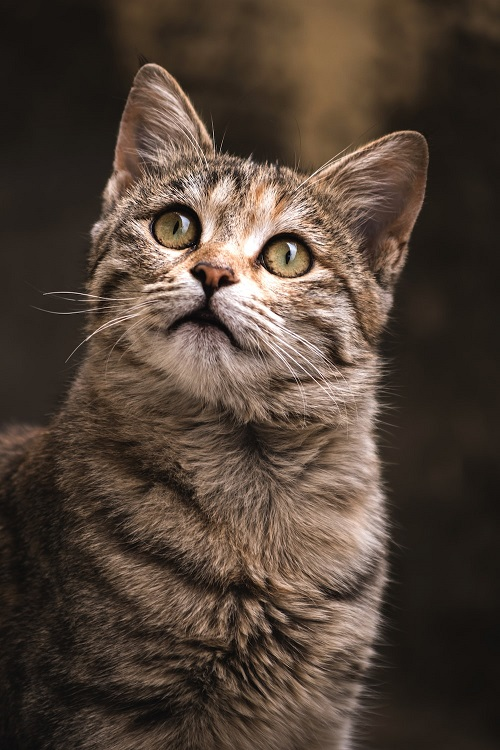
#> input picture assignment01/assets/cat1.jpg, 500 x 750 px
$ python affine.py
#> lines starting #> are read from the running program, lines starting #| are printed output that depends on the picture
import cv2
import numpy as np

img = cv2.imread('assets/cat1.jpg')
#> img is the input picture: shape (750, 500, 3); mean B, G, R 55, 66, 81
rows, cols, ch = img.shape
#> rows = 750; cols = 500; ch = 3

# cv2.circle(img, (83, 90), 5, (0, 0, 255), -1)
# cv2.circle(img, (447, 90), 5, (0, 0, 255), -1)
# cv2.circle(img, (83, 472), 5, (0, 0, 255), -1)

pts1 = np.float32([[83, 90], [447, 90], [83, 472]])
pts2 = np.float32([[0, 0], [447, 90], [150, 472]])

matrix = cv2.getAffineTransform(pts1, pts2)
result = cv2.warpAffine(img, matrix, (cols, rows))
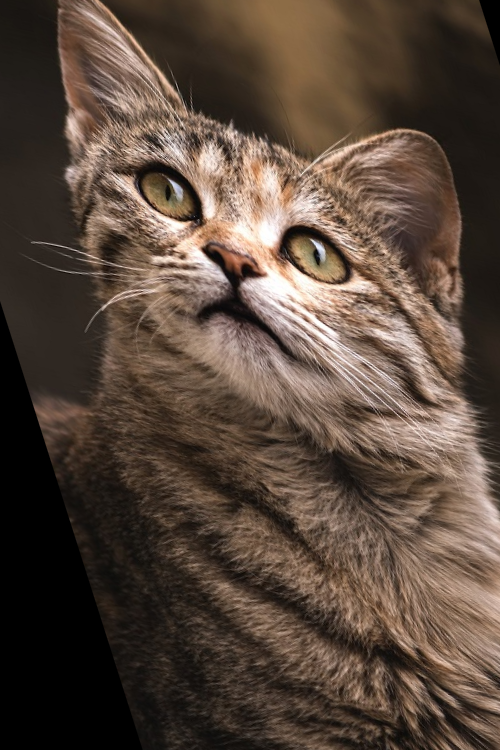
#> result: shape (750, 500, 3); mean B, G, R 59.7, 71.3, 87.7

height, width = result.shape[:2]
#> height = 750; width = 500
center = (height // 2, width // 2)
#> center = (375, 250)

rot_matrix = cv2.getRotationMatrix2D(center, 15, 1)

rotated_img = cv2.warpAffine(result, rot_matrix, (width, height))
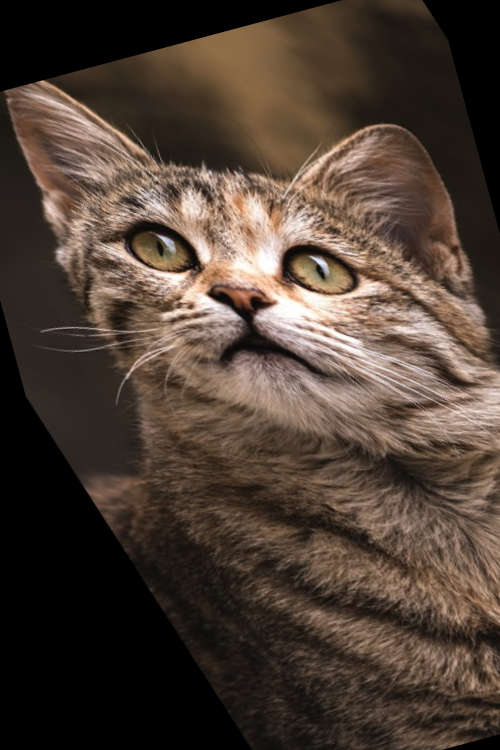
#> rotated_img: shape (750, 500, 3); mean B, G, R 52.4, 62.7, 77.1

cv2.imshow('original', img)  # printing the images
cv2.imshow('result', rotated_img)
cv2.waitKey(0)
cv2.destroyAllWindows()
